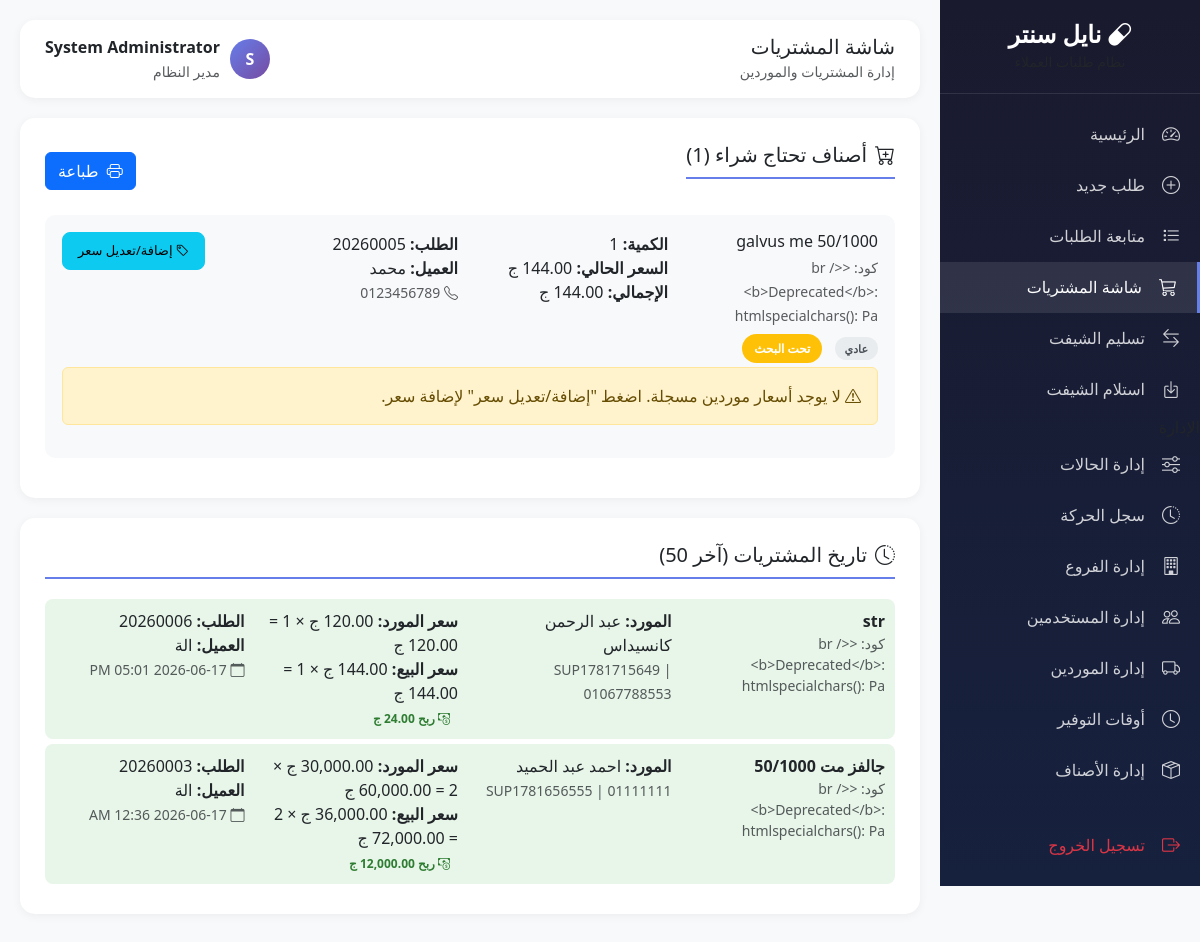
Page /modules/customer-requests/purchases.php (signed in) on the earlier database version.
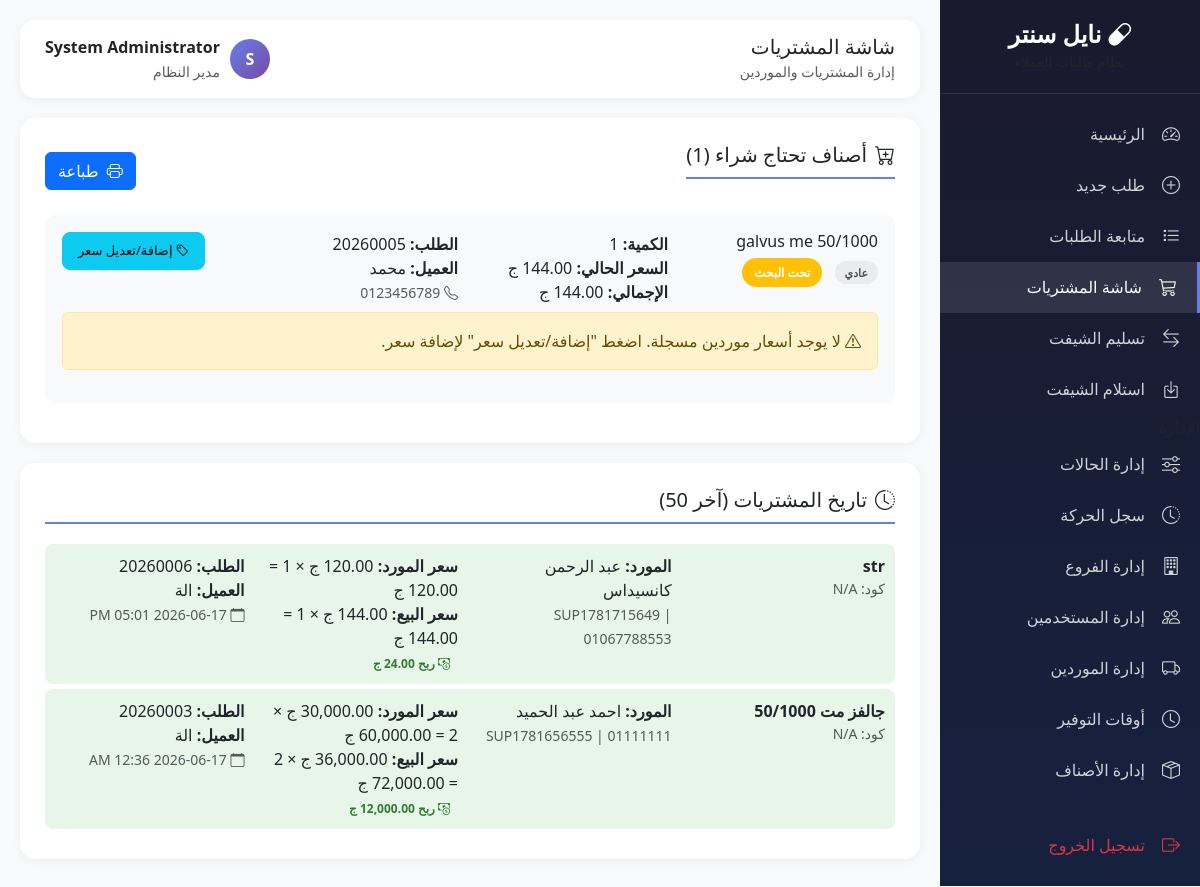
Same page on the later database version.
### tables this page shows
CREATE TABLE `order_items` (
  `id` int(11) NOT NULL,
  `order_id` int(11) NOT NULL,
  `product_id` int(11) DEFAULT NULL,
  `product_code` varchar(50) DEFAULT NULL,
  `product_name` varchar(200) NOT NULL,
  `quantity` int(11) DEFAULT 1,
  `notes` text DEFAULT NULL,
  `created_at` timestamp NOT NULL DEFAULT current_timestamp(),
  `unit_price` decimal(10,2) DEFAULT 0.00,
  `discount_type` enum('percentage','fixed') DEFAULT NULL,
  `discount_value` decimal(10,2) DEFAULT 0.00,
  `final_price` decimal(10,2) DEFAULT 0.00,
  `is_manual` tinyint(1) DEFAULT 0,
  `needs_purchase` tinyint(1) DEFAULT 0,
  `is_manual_product` tinyint(4) DEFAULT 0,
  `manual_product_name` varchar(200) DEFAULT NULL,
  `supplier_name` varchar(100) DEFAULT NULL,
  `supplier_phone` varchar(20) DEFAULT NULL,
  `delivery_time` varchar(50) DEFAULT NULL,
  `purchased_at` datetime DEFAULT NULL,
  `purchased_by` int(11) DEFAULT NULL,
  `updated_at` timestamp NULL DEFAULT NULL ON UPDATE current_timestamp()
);

CREATE TABLE `order_statuses` (
  `id` int(11) NOT NULL,
  `status_name` varchar(50) NOT NULL,
  `status_color` varchar(20) DEFAULT '#6c757d',
  `sort_order` int(11) DEFAULT 0,
  `is_default` tinyint(1) DEFAULT 0,
  `is_final` tinyint(1) DEFAULT 0,
  `is_active` tinyint(1) DEFAULT 1,
  `created_at` timestamp NOT NULL DEFAULT current_timestamp(),
  `updated_at` timestamp NOT NULL DEFAULT current_timestamp() ON UPDATE current_timestamp()
);

CREATE TABLE `orders` (
  `id` int(11) NOT NULL,
  `order_number` varchar(20) NOT NULL,
  `customer_id` int(11) DEFAULT NULL,
  `customer_code` varchar(50) DEFAULT NULL,
  `customer_name` varchar(100) NOT NULL,
  `customer_phone` varchar(20) DEFAULT NULL,
  `customer_phone2` varchar(20) DEFAULT NULL,
  `customer_address` varchar(255) DEFAULT NULL,
  `branch_code` varchar(20) DEFAULT NULL,
  `order_date` datetime DEFAULT current_timestamp(),
  `priority` enum('normal','urgent','critical') DEFAULT 'normal',
  `status_id` int(11) DEFAULT 1,
  `total_items` int(11) DEFAULT 0,
  `notes` text DEFAULT NULL,
  `created_by` int(11) NOT NULL,
  `created_at` timestamp NOT NULL DEFAULT current_timestamp(),
  `updated_by` int(11) DEFAULT NULL,
  `updated_at` timestamp NULL DEFAULT NULL,
  `total_discount_type` enum('percentage','fixed') DEFAULT NULL,
  `total_discount_value` decimal(10,2) DEFAULT 0.00,
  `final_total` decimal(10,2) DEFAULT 0.00
);

CREATE TABLE `purchased_items` (
  `id` int(11) NOT NULL,
  `order_item_id` int(11) NOT NULL,
  `supplier_id` int(11) NOT NULL,
  `supplier_price` decimal(10,2) NOT NULL,
  `sell_price` decimal(10,2) NOT NULL,
  `profit_margin` decimal(5,2) DEFAULT 0.00,
  `quantity` int(11) DEFAULT 1,
  `total_cost` decimal(10,2) NOT NULL,
  `total_sell` decimal(10,2) NOT NULL,
  `profit` decimal(10,2) NOT NULL,
  `notes` text DEFAULT NULL,
  `purchased_by` int(11) DEFAULT NULL,
  `purchased_at` timestamp NOT NULL DEFAULT current_timestamp()
);

CREATE TABLE `suppliers` (
  `id` int(11) NOT NULL,
  `supplier_code` varchar(20) NOT NULL,
  `supplier_name` varchar(100) NOT NULL,
  `phone` varchar(20) DEFAULT NULL,
  `email` varchar(100) DEFAULT NULL,
  `address` text DEFAULT NULL,
  `is_active` tinyint(1) DEFAULT 1,
  `created_at` timestamp NOT NULL DEFAULT current_timestamp(),
  `delivery_time` varchar(50) DEFAULT 'نفس اليوم',
  `delivery_time_id` int(11) DEFAULT NULL,
  `notes` text DEFAULT NULL,
  `source` enum('estock','manual') DEFAULT 'estock',
  `estock_id` decimal(18,0) DEFAULT NULL,
  `manual_code` varchar(50) DEFAULT NULL
);

### modules/customer-requests/purchases.php (the view, shortened to what the rows shown need)
<?php
$db = getDB();
$stmt = $db->query("
    SELECT oi.*, o.order_number, o.customer_name, o.customer_phone, o.branch_code, o.priority,
           os.status_name, os.status_color
    FROM order_items oi
    JOIN orders o ON oi.order_id = o.id
    JOIN order_statuses os ON o.status_id = os.id
    WHERE oi.needs_purchase = 1
    ORDER BY o.priority DESC, o.created_at ASC
");
$need_purchase_items = $stmt->fetchAll();
$supplierPrices = [];
$stmt = $db->query("
    SELECT pi.*, oi.product_name, oi.product_code, s.supplier_name, s.supplier_code, s.phone,
           o.order_number, o.customer_name
    FROM purchased_items pi
    JOIN order_items oi ON pi.order_item_id = oi.id
    JOIN suppliers s ON pi.supplier_id = s.id
    JOIN orders o ON oi.order_id = o.id
    ORDER BY pi.purchased_at DESC
    LIMIT 50
");
$purchased_history = $stmt->fetchAll();
?>
<!DOCTYPE html>
<html lang="ar" dir="rtl">
<head>
    <link href="https://cdn.jsdelivr.net/npm/bootstrap@5.3.2/dist/css/bootstrap.rtl.min.css" rel="stylesheet">
    <link href="https://cdn.jsdelivr.net/npm/bootstrap-icons@1.11.1/font/bootstrap-icons.css" rel="stylesheet">
    <link href="https://cdn.jsdelivr.net/npm/select2@4.1.0-rc.0/dist/css/select2.min.css" rel="stylesheet">
</head>
<body>
    <div class="main-content">
        <div class="content-card">
            <?php if (count($need_purchase_items) > 0): ?>
                <?php foreach ($need_purchase_items as $item):
                    $lookup_code = $item['product_code'];
                    $prices = $lookup_code ? ($supplierPrices[$lookup_code] ?? []) : [];
                ?>
                <div class="item-card">
                    <div class="row">
                        <div class="col-md-3">
                            <h6 class="mb-1"><?= htmlspecialchars($item['product_name']) ?></h6>
                            <?php if ($item['product_code']): ?><small class="text-muted">كود: <?= htmlspecialchars($item['product_code']) ?></small><?php endif; ?>
                            <div class="mt-2">
                                <span class="priority-badge priority-<?= $item['priority'] ?>"><?= $item['priority'] === 'normal' ? 'عادي' : ($item['priority'] === 'urgent' ? 'عاجل' : 'حرج') ?></span>
                                <span class="status-badge ms-2" style="background: <?= $item['status_color'] ?>"><?= $item['status_name'] ?></span>
                            </div>
                        </div>
                        <div class="col-md-3">
                            <div><strong>الكمية:</strong> <?= $item['quantity'] ?></div>
                            <div><strong>السعر الحالي:</strong> <?= number_format($item['unit_price'], 2) ?> ج</div>
                            <div><strong>الإجمالي:</strong> <?= number_format($item['final_price'], 2) ?> ج</div>
                        </div>
                        <div class="col-md-3">
                            <div><strong>الطلب:</strong> <?= $item['order_number'] ?></div>
                            <div><strong>العميل:</strong> <?= $item['customer_name'] ?></div>
                            <?php if ($item['customer_phone']): ?><div><small class="text-muted"><i class="bi bi-telephone"></i> <?= $item['customer_phone'] ?></small></div><?php endif; ?>
                        </div>
                        <div class="col-md-3 text-end">
                            <button class="btn btn-info btn-action" onclick="showPriceModal(<?= $item['id'] ?>, '<?= htmlspecialchars($item['product_name']) ?>', <?= $item['quantity'] ?>, '<?= htmlspecialchars($lookup_code ?? '') ?>')">
                                <i class="bi bi-tag"></i> إضافة/تعديل سعر
                            </button>
                        </div>
                    </div>
                    <?php if (count($prices) > 0): ?>
                    <div class="mt-3">
                        <h6 class="text-muted"><i class="bi bi-shop"></i> أسعار الموردين المتاحة:</h6>
                        <?php foreach ($prices as $price): ?>
                        <div class="supplier-price" id="price-<?= $price['supplier_id'] ?>">
                            <div class="row">
                                <div class="col-md-4">
                                    <strong><?= htmlspecialchars($price['supplier_name']) ?></strong>
                                    <small class="text-muted d-block"><?= htmlspecialchars($price['supplier_code']) ?></small>
                                    <?php if ($price['phone']): ?><small class="text-muted"><i class="bi bi-telephone"></i> <?= $price['phone'] ?></small><?php endif; ?>
                                </div>
                                <div class="col-md-3">
                                    <div class="price-label">سعر المورد</div>
                                    <div class="price-value text-primary"><?= number_format($price['supplier_price'], 2) ?> ج</div>
                                </div>
                                <div class="col-md-3">
                                    <div class="price-label">سعر البيع</div>
                                    <div class="price-value text-success"><?= number_format($price['sell_price'], 2) ?> ج</div>
                                    <span class="profit-badge"><i class="bi bi-graph-up"></i> ربح <?= $price['profit_margin'] ?>%</span>
                                    <?php if ($price['delivery_time']): ?><span class="delivery-time ms-2"><i class="bi bi-clock"></i> <?= $price['delivery_time'] ?></span><?php endif; ?>
                                </div>
                                <div class="col-md-2 text-end">
                                    <button class="btn btn-success btn-sm w-100 mb-1" onclick="purchaseFromSupplier(<?= $item['id'] ?>, <?= $price['supplier_id'] ?>, <?= $price['supplier_price'] ?>, <?= $price['sell_price'] ?>, <?= $price['profit_margin'] ?>, <?= $item['quantity'] ?>)">
                                        <i class="bi bi-check-lg"></i> شراء
                                    </button>
                                    <button class="btn btn-warning btn-sm w-100 mb-1" onclick="editPrice(<?= $item['id'] ?>, <?= $price['id'] ?>, '<?= htmlspecialchars($price['supplier_name']) ?>', <?= $price['supplier_id'] ?>, <?= $price['supplier_price'] ?>, <?= $price['sell_price'] ?>, <?= $price['profit_margin'] ?>, <?= $price['delivery_time_id'] ?? 'null' ?>, '<?= htmlspecialchars($price['notes'] ?? '') ?>')">
                                        <i class="bi bi-pencil"></i> تعديل
                                    </button>
                                    <button class="btn btn-info btn-sm w-100" onclick="setOrderPrice(<?= $item['id'] ?>, <?= $price['supplier_id'] ?>, <?= $price['supplier_price'] ?>, <?= $price['sell_price'] ?>, <?= $price['profit_margin'] ?>)">
                                        <i class="bi bi-cart-check"></i> تسجيل السعر
                                    </button>
                                </div>
                            </div>
                        </div>
                        <?php endforeach; ?>
                    </div>
                    <?php else: ?>
                    <div class="alert alert-warning mt-2">
                        <i class="bi bi-exclamation-triangle"></i> لا يوجد أسعار موردين مسجلة. اضغط "إضافة/تعديل سعر" لإضافة سعر.
                    </div>
                    <?php endif; ?>
                </div>
                <?php endforeach; ?>
            <?php else: ?>
                <div class="text-center py-5"><i class="bi bi-check-circle text-success" style="font-size: 48px;"></i><h5 class="mt-3">لا يوجد أصناف تحتاج شراء</h5></div>
            <?php endif; ?>
        </div>
        <?php if (count($purchased_history) > 0): ?>
        <div class="content-card">
            <?php foreach ($purchased_history as $ph): ?>
            <div class="purchased-item">
                <div class="row">
                    <div class="col-md-3">
                        <strong><?= htmlspecialchars($ph['product_name']) ?></strong>
                        <small class="text-muted d-block">كود: <?= htmlspecialchars($ph['product_code'] ?? 'N/A') ?></small>
                    </div>
                    <div class="col-md-3">
                        <div><strong>المورد:</strong> <?= htmlspecialchars($ph['supplier_name']) ?></div>
                        <small class="text-muted"><?= htmlspecialchars($ph['supplier_code']) ?> | <?= $ph['phone'] ?: 'لا يوجد تليفون' ?></small>
                    </div>
                    <div class="col-md-3">
                        <div><strong>سعر المورد:</strong> <?= number_format($ph['supplier_price'], 2) ?> ج × <?= $ph['quantity'] ?> = <?= number_format($ph['total_cost'], 2) ?> ج</div>
                        <div><strong>سعر البيع:</strong> <?= number_format($ph['sell_price'], 2) ?> ج × <?= $ph['quantity'] ?> = <?= number_format($ph['total_sell'], 2) ?> ج</div>
                        <span class="profit-badge"><i class="bi bi-cash-coin"></i> ربح <?= number_format($ph['profit'], 2) ?> ج</span>
                    </div>
                    <div class="col-md-3">
                        <div><strong>الطلب:</strong> <?= $ph['order_number'] ?></div>
                        <div><strong>العميل:</strong> <?= $ph['customer_name'] ?></div>
                        <small class="text-muted"><i class="bi bi-calendar"></i> <?= date('Y-m-d h:i A', strtotime($ph['purchased_at'])) ?></small>
                    </div>
                </div>
            </div>
            <?php endforeach; ?>
        </div>
        <?php endif; ?>
    </div>
</body>
</html>

Differences in the rows shown:
changed order_items "galvus me 50/1000": product_code "<br /> <b>Deprecated</b>: htmlspecialchars(): Pa" → (not shown)
changed through a linked row, purchased_items "2026-06-17 05:01 PM": order_item.product_code "<br /> <b>Deprecated</b>: htmlspecialchars(): Pa" → "N/A"
changed through a linked row, purchased_items "2026-06-17 12:36 AM": order_item.product_code "<br /> <b>Deprecated</b>: htmlspecialchars(): Pa" → "N/A"
